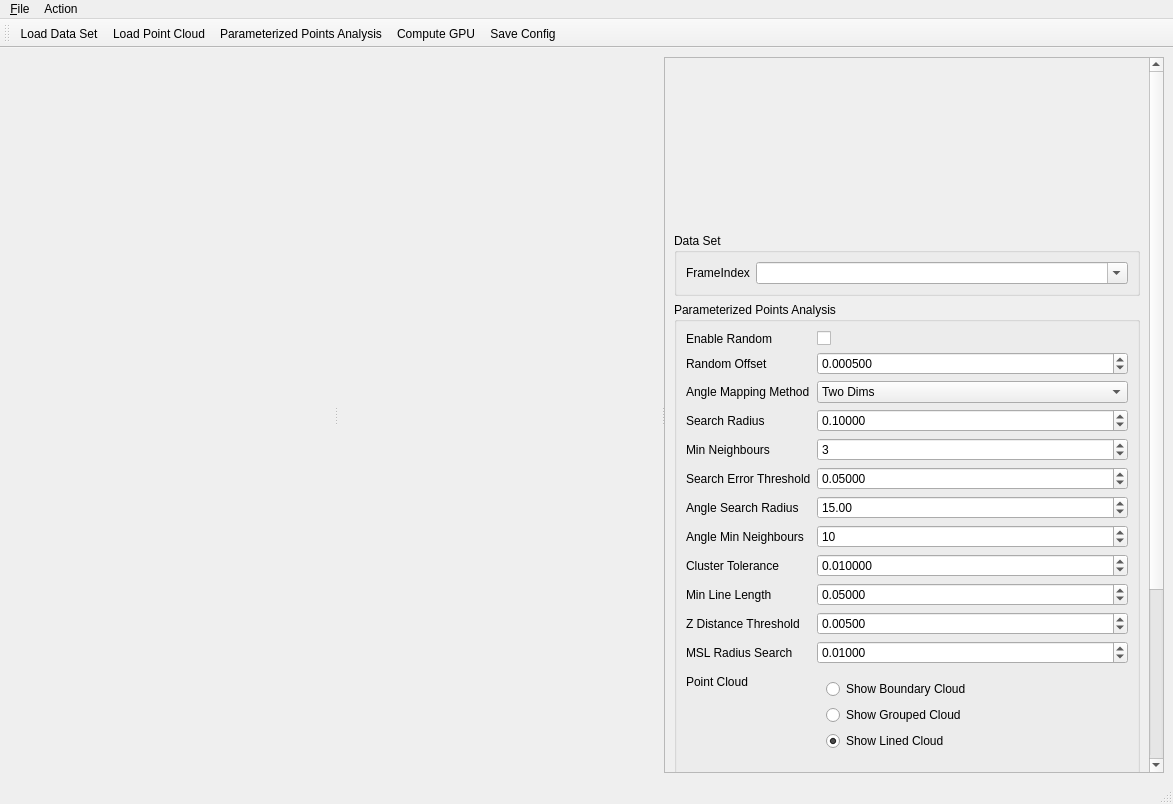
<?xml version="1.0" encoding="UTF-8"?>
<ui version="4.0">
 <class>ToolWindowLineExtractor</class>
 <widget class="QMainWindow" name="ToolWindowLineExtractor">
  <property name="geometry">
   <rect>
    <x>0</x>
    <y>0</y>
    <width>1173</width>
    <height>804</height>
   </rect>
  </property>
  <property name="windowTitle">
   <string>MainWindow</string>
  </property>
  <widget class="QWidget" name="centralwidget">
   <layout class="QVBoxLayout" name="verticalLayout">
    <item>
     <widget class="QSplitter" name="splitter">
      <property name="orientation">
       <enum>Qt::Horizontal</enum>
      </property>
      <property name="handleWidth">
       <number>2</number>
      </property>
      <widget class="QWidget" name="containerSecondary" native="true">
       <layout class="QVBoxLayout" name="layoutSecondary">
        <property name="spacing">
         <number>2</number>
        </property>
        <property name="leftMargin">
         <number>2</number>
        </property>
        <property name="topMargin">
         <number>2</number>
        </property>
        <property name="rightMargin">
         <number>2</number>
        </property>
        <property name="bottomMargin">
         <number>2</number>
        </property>
       </layout>
      </widget>
      <widget class="QWidget" name="containerPointCloud" native="true">
       <layout class="QHBoxLayout" name="layoutPointCloud">
        <property name="spacing">
         <number>2</number>
        </property>
        <property name="leftMargin">
         <number>2</number>
        </property>
        <property name="topMargin">
         <number>2</number>
        </property>
        <property name="rightMargin">
         <number>2</number>
        </property>
        <property name="bottomMargin">
         <number>2</number>
        </property>
       </layout>
      </widget>
      <widget class="QScrollArea" name="scrollArea">
       <property name="minimumSize">
        <size>
         <width>400</width>
         <height>0</height>
        </size>
       </property>
       <property name="maximumSize">
        <size>
         <width>500</width>
         <height>16777215</height>
        </size>
       </property>
       <property name="widgetResizable">
        <bool>true</bool>
       </property>
       <widget class="QWidget" name="scrollAreaWidgetContents">
        <property name="geometry">
         <rect>
          <x>0</x>
          <y>0</y>
          <width>481</width>
          <height>848</height>
         </rect>
        </property>
        <layout class="QVBoxLayout" name="verticalLayout_2">
         <item>
          <widget class="ImageViewer" name="widgetRGBFrame" native="true">
           <property name="minimumSize">
            <size>
             <width>0</width>
             <height>160</height>
            </size>
           </property>
          </widget>
         </item>
         <item>
          <widget class="QGroupBox" name="groupBox_3">
           <property name="title">
            <string>Data Set</string>
           </property>
           <layout class="QFormLayout" name="formLayout_3">
            <item row="0" column="0">
             <widget class="QLabel" name="label_14">
              <property name="text">
               <string>FrameIndex</string>
              </property>
             </widget>
            </item>
            <item row="0" column="1">
             <widget class="QComboBox" name="comboBoxFrameIndex">
              <property name="editable">
               <bool>true</bool>
              </property>
             </widget>
            </item>
           </layout>
          </widget>
         </item>
         <item>
          <widget class="QGroupBox" name="groupBox">
           <property name="title">
            <string>Parameterized Points Analysis</string>
           </property>
           <layout class="QFormLayout" name="formLayout">
            <item row="0" column="0">
             <widget class="QLabel" name="label_3">
              <property name="text">
               <string>Enable Random</string>
              </property>
             </widget>
            </item>
            <item row="0" column="1">
             <widget class="QCheckBox" name="checkBoxEnableRandom">
              <property name="text">
               <string/>
              </property>
              <property name="checkable">
               <bool>true</bool>
              </property>
              <property name="checked">
               <bool>false</bool>
              </property>
             </widget>
            </item>
            <item row="1" column="0">
             <widget class="QLabel" name="label">
              <property name="text">
               <string>Random Offset</string>
              </property>
             </widget>
            </item>
            <item row="1" column="1">
             <widget class="QDoubleSpinBox" name="doubleSpinBoxRandomOffset">
              <property name="decimals">
               <number>6</number>
              </property>
              <property name="maximum">
               <double>0.100000000000000</double>
              </property>
              <property name="singleStep">
               <double>0.000010000000000</double>
              </property>
              <property name="value">
               <double>0.000500000000000</double>
              </property>
             </widget>
            </item>
            <item row="3" column="0">
             <widget class="QLabel" name="labelSearchRadius">
              <property name="text">
               <string>Search Radius</string>
              </property>
             </widget>
            </item>
            <item row="3" column="1">
             <widget class="QDoubleSpinBox" name="doubleSpinBoxSearchRadius">
              <property name="decimals">
               <number>5</number>
              </property>
              <property name="maximum">
               <double>1.000000000000000</double>
              </property>
              <property name="singleStep">
               <double>0.000100000000000</double>
              </property>
              <property name="value">
               <double>0.100000000000000</double>
              </property>
             </widget>
            </item>
            <item row="4" column="0">
             <widget class="QLabel" name="label_8">
              <property name="text">
               <string>Min Neighbours</string>
              </property>
             </widget>
            </item>
            <item row="4" column="1">
             <widget class="QSpinBox" name="spinBoxMinNeighbours">
              <property name="maximum">
               <number>1000</number>
              </property>
              <property name="value">
               <number>3</number>
              </property>
             </widget>
            </item>
            <item row="5" column="0">
             <widget class="QLabel" name="label_9">
              <property name="text">
               <string>Search Error Threshold</string>
              </property>
             </widget>
            </item>
            <item row="5" column="1">
             <widget class="QDoubleSpinBox" name="doubleSpinBoxSearchErrorThreshold">
              <property name="decimals">
               <number>5</number>
              </property>
              <property name="maximum">
               <double>1.000000000000000</double>
              </property>
              <property name="singleStep">
               <double>0.000100000000000</double>
              </property>
              <property name="value">
               <double>0.050000000000000</double>
              </property>
             </widget>
            </item>
            <item row="6" column="0">
             <widget class="QLabel" name="label_10">
              <property name="text">
               <string>Angle Search Radius</string>
              </property>
             </widget>
            </item>
            <item row="6" column="1">
             <widget class="QDoubleSpinBox" name="doubleSpinBoxAngleSearchRadius">
              <property name="maximum">
               <double>360.000000000000000</double>
              </property>
              <property name="value">
               <double>15.000000000000000</double>
              </property>
             </widget>
            </item>
            <item row="7" column="0">
             <widget class="QLabel" name="label_11">
              <property name="text">
               <string>Angle Min Neighbours</string>
              </property>
             </widget>
            </item>
            <item row="7" column="1">
             <widget class="QSpinBox" name="spinBoxAngleMinNeighbours">
              <property name="maximum">
               <number>1000</number>
              </property>
              <property name="value">
               <number>10</number>
              </property>
             </widget>
            </item>
            <item row="13" column="0">
             <widget class="QLabel" name="label_5">
              <property name="text">
               <string>Point Cloud</string>
              </property>
             </widget>
            </item>
            <item row="13" column="1">
             <widget class="QWidget" name="widget" native="true">
              <layout class="QVBoxLayout" name="verticalLayout_5">
               <item>
                <widget class="QRadioButton" name="radioButtonShowBoundaryCloud">
                 <property name="text">
                  <string>Show Boundary Cloud</string>
                 </property>
                </widget>
               </item>
               <item>
                <widget class="QRadioButton" name="radioButtonShowGroupedCloud">
                 <property name="text">
                  <string>Show Grouped Cloud</string>
                 </property>
                 <property name="checked">
                  <bool>false</bool>
                 </property>
                </widget>
               </item>
               <item>
                <widget class="QRadioButton" name="radioButtonShowLinedCloud">
                 <property name="text">
                  <string>Show Lined Cloud</string>
                 </property>
                 <property name="checked">
                  <bool>true</bool>
                 </property>
                </widget>
               </item>
              </layout>
             </widget>
            </item>
            <item row="14" column="0">
             <widget class="QLabel" name="label_4">
              <property name="text">
               <string>Angle Cloud</string>
              </property>
             </widget>
            </item>
            <item row="14" column="1">
             <widget class="QWidget" name="widget_2" native="true">
              <layout class="QVBoxLayout" name="verticalLayout_4">
               <item>
                <widget class="QRadioButton" name="radioButtonShowAngleCloud">
                 <property name="text">
                  <string>Show Angle Cloud</string>
                 </property>
                 <property name="checked">
                  <bool>false</bool>
                 </property>
                </widget>
               </item>
               <item>
                <widget class="QRadioButton" name="radioButtonShowDensityCloud">
                 <property name="text">
                  <string>Show Density Cloud</string>
                 </property>
                 <property name="checked">
                  <bool>true</bool>
                 </property>
                </widget>
               </item>
              </layout>
             </widget>
            </item>
            <item row="15" column="0">
             <widget class="QLabel" name="label_6">
              <property name="text">
               <string>Sub Clouds</string>
              </property>
             </widget>
            </item>
            <item row="8" column="0">
             <widget class="QLabel" name="label_2">
              <property name="text">
               <string>Cluster Tolerance</string>
              </property>
             </widget>
            </item>
            <item row="8" column="1">
             <widget class="QDoubleSpinBox" name="doubleSpinBoxClusterTolerance">
              <property name="decimals">
               <number>6</number>
              </property>
              <property name="maximum">
               <double>1.000000000000000</double>
              </property>
              <property name="singleStep">
               <double>0.000100000000000</double>
              </property>
              <property name="value">
               <double>0.010000000000000</double>
              </property>
             </widget>
            </item>
            <item row="10" column="0">
             <widget class="QLabel" name="labelMinLineLength">
              <property name="text">
               <string>Min Line Length</string>
              </property>
             </widget>
            </item>
            <item row="2" column="0">
             <widget class="QLabel" name="labelAngleMappingMethod">
              <property name="text">
               <string>Angle Mapping Method</string>
              </property>
             </widget>
            </item>
            <item row="2" column="1">
             <widget class="QComboBox" name="comboBoxAngleMappingMethod">
              <item>
               <property name="text">
                <string>Two Dims</string>
               </property>
              </item>
              <item>
               <property name="text">
                <string>Three Dims</string>
               </property>
              </item>
             </widget>
            </item>
            <item row="11" column="0">
             <widget class="QLabel" name="label_7">
              <property name="text">
               <string>Z Distance Threshold</string>
              </property>
             </widget>
            </item>
            <item row="10" column="1">
             <widget class="QDoubleSpinBox" name="doubleSpinBoxMinLineLength">
              <property name="decimals">
               <number>5</number>
              </property>
              <property name="maximum">
               <double>10.000000000000000</double>
              </property>
              <property name="singleStep">
               <double>0.001000000000000</double>
              </property>
              <property name="value">
               <double>0.050000000000000</double>
              </property>
             </widget>
            </item>
            <item row="11" column="1">
             <widget class="QDoubleSpinBox" name="doubleSpinBoxZDistanceThreshold">
              <property name="decimals">
               <number>5</number>
              </property>
              <property name="maximum">
               <double>1.000000000000000</double>
              </property>
              <property name="singleStep">
               <double>0.001000000000000</double>
              </property>
              <property name="value">
               <double>0.005000000000000</double>
              </property>
             </widget>
            </item>
            <item row="12" column="0">
             <widget class="QLabel" name="label_12">
              <property name="text">
               <string>MSL Radius Search</string>
              </property>
             </widget>
            </item>
            <item row="12" column="1">
             <widget class="QDoubleSpinBox" name="doubleSpinBoxMSLRadiusSearch">
              <property name="decimals">
               <number>5</number>
              </property>
              <property name="maximum">
               <double>1.000000000000000</double>
              </property>
              <property name="singleStep">
               <double>0.001000000000000</double>
              </property>
              <property name="value">
               <double>0.010000000000000</double>
              </property>
             </widget>
            </item>
           </layout>
          </widget>
         </item>
         <item>
          <widget class="QGroupBox" name="groupBox_2">
           <property name="title">
            <string>Line Chain</string>
           </property>
           <layout class="QFormLayout" name="formLayout_2">
            <item row="0" column="0">
             <widget class="QLabel" name="label_13">
              <property name="text">
               <string>Line Chains</string>
              </property>
             </widget>
            </item>
            <item row="0" column="1">
             <widget class="QComboBox" name="comboBoxLineChains"/>
            </item>
            <item row="1" column="1">
             <widget class="QPushButton" name="pushButtonShowLineChain">
              <property name="text">
               <string>Show Line Chain</string>
              </property>
             </widget>
            </item>
           </layout>
          </widget>
         </item>
         <item>
          <widget class="QGroupBox" name="groupBox_4">
           <property name="title">
            <string>GroupBox</string>
           </property>
          </widget>
         </item>
        </layout>
       </widget>
      </widget>
     </widget>
    </item>
   </layout>
  </widget>
  <widget class="QMenuBar" name="menubar">
   <property name="geometry">
    <rect>
     <x>0</x>
     <y>0</y>
     <width>1173</width>
     <height>23</height>
    </rect>
   </property>
   <widget class="QMenu" name="menu_File">
    <property name="title">
     <string>&amp;File</string>
    </property>
    <addaction name="actionLoad_Point_Cloud"/>
    <addaction name="actionGenerate_Line_Point_Cloud"/>
   </widget>
   <widget class="QMenu" name="menuAction">
    <property name="title">
     <string>Action</string>
    </property>
    <addaction name="actionParameterized_Points_Analysis"/>
    <addaction name="actionSave_Config"/>
   </widget>
   <addaction name="menu_File"/>
   <addaction name="menuAction"/>
  </widget>
  <widget class="QStatusBar" name="statusbar"/>
  <widget class="QToolBar" name="toolBar">
   <property name="windowTitle">
    <string>toolBar</string>
   </property>
   <attribute name="toolBarArea">
    <enum>TopToolBarArea</enum>
   </attribute>
   <attribute name="toolBarBreak">
    <bool>false</bool>
   </attribute>
   <addaction name="actionLoad_Data_Set"/>
   <addaction name="actionLoad_Point_Cloud"/>
   <addaction name="actionParameterized_Points_Analysis"/>
   <addaction name="actionCompute_GPU"/>
   <addaction name="actionSave_Config"/>
  </widget>
  <action name="actionLoad_Point_Cloud">
   <property name="text">
    <string>Load Point Cloud</string>
   </property>
  </action>
  <action name="actionGenerate_Line_Point_Cloud">
   <property name="text">
    <string>Generate Line Point Cloud</string>
   </property>
  </action>
  <action name="actionParameterized_Points_Analysis">
   <property name="text">
    <string>Parameterized Points Analysis</string>
   </property>
   <property name="toolTip">
    <string>Parameterized Points Analysis</string>
   </property>
  </action>
  <action name="actionGenerate_Lines">
   <property name="text">
    <string>Generate Lines</string>
   </property>
  </action>
  <action name="actionUpdate_Clouds">
   <property name="text">
    <string>Update Clouds</string>
   </property>
  </action>
  <action name="actionSave_Config">
   <property name="text">
    <string>Save Config</string>
   </property>
  </action>
  <action name="actionLoad_Data_Set">
   <property name="text">
    <string>Load Data Set</string>
   </property>
   <property name="toolTip">
    <string>Load Data Set</string>
   </property>
  </action>
  <action name="actionCompute_GPU">
   <property name="text">
    <string>Compute GPU</string>
   </property>
  </action>
 </widget>
 <customwidgets>
  <customwidget>
   <class>ImageViewer</class>
   <extends>QWidget</extends>
   <header>ui/ImageViewer.h</header>
   <container>1</container>
  </customwidget>
 </customwidgets>
 <resources/>
 <connections/>
</ui>
